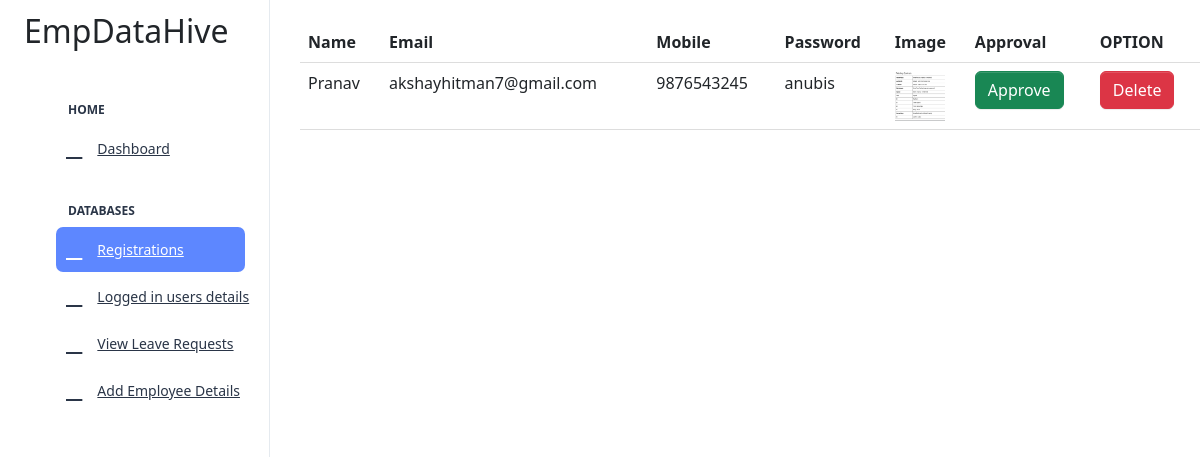
/Backend/displayregister/, run on the app's committed database.
### Frontend/models.py (models this page shows)
class registrationdb(models.Model):
    Name = models.CharField(max_length=50, null=True, blank=True)
    Email = models.EmailField(max_length=100, null=True, blank=True)
    Mobile = models.IntegerField(null=True, blank=True)
    Password = models.CharField(max_length=50, null=True, blank=True)
    Image = models.ImageField(upload_to="Images",null=True,blank=True)

### Backend/views.py (the view)
# urls.py: path('displayregister/', views.displayregister, name="displayregister"),
def displayregister(request):
  registerdata = registrationdb.objects.all()
  return render(request, "displayreg.html", {"registerdata": registerdata})

### Backend/templates/displayreg.html (shortened to what this page needs)
<!DOCTYPE html>
{% extends 'Index.html' %}
{% block content %}
<html lang="en">
<head>
    <link href="https://cdn.jsdelivr.net/npm/bootstrap@5.3.0/dist/css/bootstrap.min.css" rel="stylesheet">
</head>
<body>
<div class="card-body">
                    <h4 class="card-title">Registration Details</h4>
    <div class="table-responsive" style="margin-left:300px">
                    <table class="table table-hover">
                      <thead>
                        <tr>
                          <th>Name</th>
                            <th>Email</th>
                          <th> Mobile</th>
                          <th> Password</th>
                          <th> Image</th>
                            <th>Approval</th>
                             <th> OPTION</th>
                        </tr>
                      </thead>
                      <tbody>
                        {% for d in registerdata %}
                        <tr>
                          <td> {{d.Name}}</td>
                            <td> {{d.Email}}</td>
                          <td> {{d.Mobile}}</td>
                          <td> {{d.Password}}</td>
                            <td>
                              <img src="{{d.Image.url}}" width="50px" height="50px">
                            </td>
                              <td>
                                  <form action="{% url 'send_email_with_link'  %}" >
                                    <button type="submit" class="btn btn-success mr-2">Approve</button>
                                  </form>
                              </td>
                            <td>  <form action="{% url 'deleteregister' dataid=d.id %}" >
                                <button type="submit" class="btn btn-danger">Delete</button>
                              </form> </td>
                        </tr>
                        {% endfor %}
                      </tbody>
                    </table>
                  </div>
    </div>
</body>
</html>
{% endblock %}

### Backend/templates/displayreg.html (style rules this page uses)
table { border-collapse: collapse; width: 100%; }
th, td { text-align: left; padding: 8px; border-bottom: 1px solid #ddd; }

### data on the page
registrationdb: Name "Pranav", Email "akshayhitman7@gmail.com", Mobile "9876543245", Password "anubis", Image (picture)
